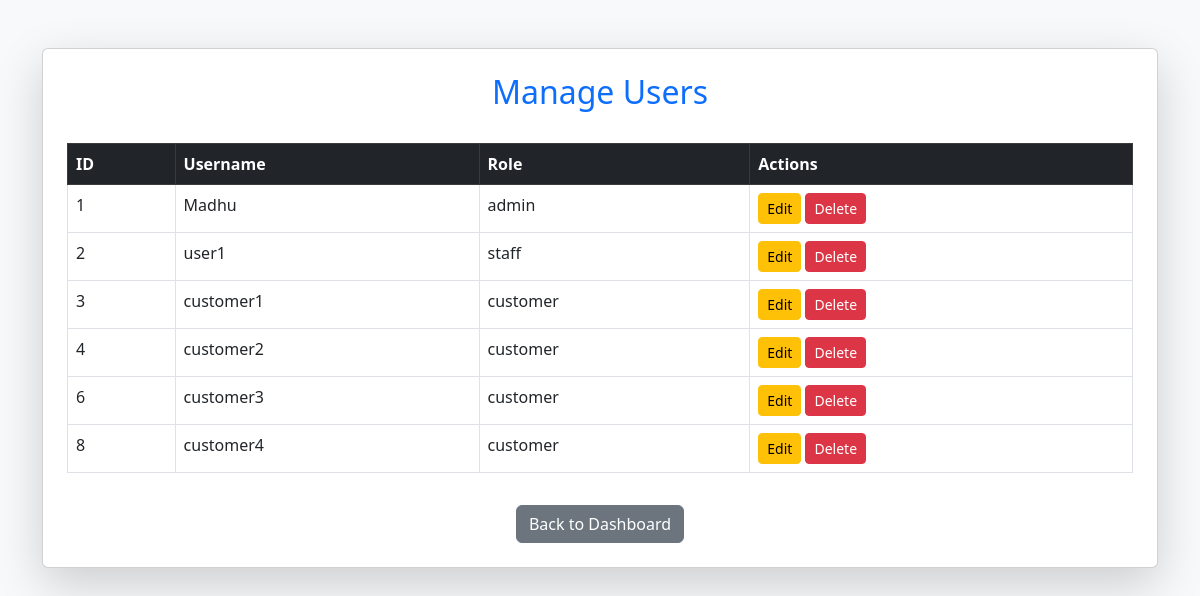
The page /user.php (signed in) on the database its author committed.
### tables this page shows
CREATE TABLE `user` (
  `id` int NOT NULL AUTO_INCREMENT,
  `username` varchar(50) NOT NULL,
  `email` varchar(100) NOT NULL,
  `password` varchar(255) NOT NULL,
  `role` enum('admin','staff','customer') NOT NULL DEFAULT 'customer',
  `phone` varchar(20) DEFAULT NULL,
  `address` text,
  `created_at` timestamp NULL DEFAULT CURRENT_TIMESTAMP,
  PRIMARY KEY (`id`),
  UNIQUE KEY `username` (`username`),
  UNIQUE KEY `email` (`email`)
);

### user.php (the view, shortened to what this page needs)
<?php
include 'db.php';
$users_sql = "SELECT id, username, role FROM user";
$users_result = $conn->query($users_sql);
?>
<!DOCTYPE html>
<html lang="en">
<head>
    <link rel="stylesheet" href="https://cdn.jsdelivr.net/npm/bootstrap@5.3.0/dist/css/bootstrap.min.css">
</head>
<body class="bg-light">
<div class="container mt-5">
    <div class="card shadow-lg p-4">
        <h2 class="text-center text-primary">Manage Users</h2>
        <table class="table table-bordered mt-4">
            <thead class="table-dark">
                <tr>
                    <th>ID</th>
                    <th>Username</th>
                    <th>Role</th>
                    <th>Actions</th>
                </tr>
            </thead>
            <tbody>
                <?php while ($row = $users_result->fetch_assoc()): ?>
                    <tr>
                        <td><?php echo htmlspecialchars($row['id']); ?></td>
                        <td><?php echo htmlspecialchars($row['username']); ?></td>
                        <td><?php echo htmlspecialchars($row['role']); ?></td>
                        <td>
                            <a href="edit_user.php?id=<?php echo $row['id']; ?>" class="btn btn-warning btn-sm">Edit</a>
                            <a href="delete_user.php?id=<?php echo $row['id']; ?>" class="btn btn-danger btn-sm" onclick="return confirm('Are you sure?');">Delete</a>
                        </td>
                    </tr>
                <?php endwhile; ?>
            </tbody>
        </table>
        <div class="text-center mt-3">
            <a href="admin_dashboard.php" class="btn btn-secondary">Back to Dashboard</a>
        </div>
    </div>
</div>
</body>
</html>

### rows shown on the page
user: id "1", username "Madhu", role "admin"
user: id "2", username "user1", role "staff"
user: id "3", username "customer1", role "customer"
user: id "4", username "customer2", role "customer"
user: id "6", username "customer3", role "customer"
user: id "8", username "customer4", role "customer"
